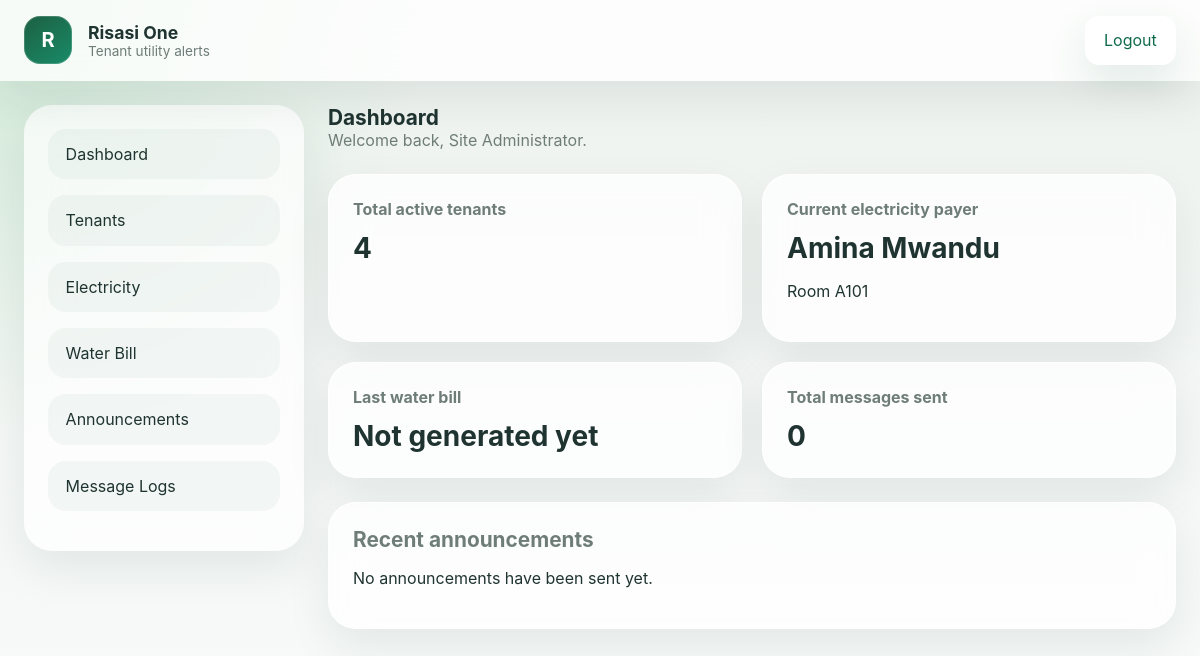
The app's page /dashboard.php (signed in) with its own data.
### tables this page shows
CREATE TABLE electricity_rotation (
    id INT UNSIGNED AUTO_INCREMENT PRIMARY KEY,
    current_tenant_id INT UNSIGNED,
    updated_at TIMESTAMP DEFAULT CURRENT_TIMESTAMP ON UPDATE CURRENT_TIMESTAMP,
    FOREIGN KEY (current_tenant_id) REFERENCES tenants(id) ON DELETE SET NULL
);

CREATE TABLE tenants (
    id INT UNSIGNED AUTO_INCREMENT PRIMARY KEY,
    full_name VARCHAR(120) NOT NULL,
    phone_number VARCHAR(50) NOT NULL,
    room_number VARCHAR(50) NOT NULL,
    contact_type ENUM('WhatsApp','SMS/USSD') NOT NULL DEFAULT 'WhatsApp',
    status ENUM('active','inactive') NOT NULL DEFAULT 'active',
    created_at TIMESTAMP DEFAULT CURRENT_TIMESTAMP
);

### includes/auth.php (called while the page is built, shortened)
<?php
function e($value) {
    return htmlspecialchars($value, ENT_QUOTES, 'UTF-8');
}

### dashboard.php (the view, shortened to what this page needs)
<?php
require_once 'includes/auth.php';
require_once 'config/database.php';
$totalTenants = $pdo->query("SELECT COUNT(*) FROM tenants WHERE status = 'active'")->fetchColumn();
$totalMessages = $pdo->query('SELECT COUNT(*) FROM message_logs')->fetchColumn();
$electricityStmt = $pdo->query('SELECT er.current_tenant_id, t.full_name, t.room_number, t.phone_number, t.contact_type FROM electricity_rotation er LEFT JOIN tenants t ON er.current_tenant_id = t.id');
$currentElectricity = $electricityStmt->fetch();
$lastWater = $pdo->query('SELECT * FROM water_bills ORDER BY created_at DESC LIMIT 1')->fetch();
$announcements = $pdo->query('SELECT * FROM announcements ORDER BY created_at DESC LIMIT 5')->fetchAll();
?>
<?php include 'includes/header.php'; ?>
<?php include 'includes/sidebar.php'; ?>
<main class="content">
    <div class="section-header">
        <div>
            <h2>Dashboard</h2>
            <p>Welcome back, <?php echo e($_SESSION['admin_name']); ?>.</p>
        </div>
    </div>
    <div class="card-grid">
        <div class="card">
            <h2>Total active tenants</h2>
            <strong><?php echo e($totalTenants); ?></strong>
        </div>
        <div class="card">
            <h2>Current electricity payer</h2>
            <strong><?php echo $currentElectricity && $currentElectricity['full_name'] ? e($currentElectricity['full_name']) : 'No active tenant'; ?></strong>
            <?php if ($currentElectricity && $currentElectricity['room_number']): ?>
                <p>Room <?php echo e($currentElectricity['room_number']); ?></p>
            <?php endif; ?>
        </div>
        <div class="card">
            <h2>Last water bill</h2>
            <?php if ($lastWater): ?>
                <strong><?php echo e($lastWater['bill_month']); ?> - TSh <?php echo number_format($lastWater['total_amount'], 0, '.', ','); ?></strong>
            <?php else: ?>
                <strong>Not generated yet</strong>
            <?php endif; ?>
        </div>
        <div class="card">
            <h2>Total messages sent</h2>
            <strong><?php echo e($totalMessages); ?></strong>
        </div>
    </div>
    <div class="card">
        <div class="section-header">
            <h2>Recent announcements</h2>
        </div>
        <?php if (count($announcements) > 0): ?>
            <div class="table-wrap">
                <table class="table">
                    <thead>
                        <tr>
                            <th>Title</th>
                            <th>Message</th>
                            <th>Date</th>
                        </tr>
                    </thead>
                    <tbody>
                        <?php foreach ($announcements as $announcement): ?>
                            <tr>
                                <td><?php echo e($announcement['title']); ?></td>
                                <td><?php echo e($announcement['message']); ?></td>
                                <td><?php echo e($announcement['created_at']); ?></td>
                            </tr>
                        <?php endforeach; ?>
                    </tbody>
                </table>
            </div>
        <?php else: ?>
            <p>No announcements have been sent yet.</p>
        <?php endif; ?>
    </div>
</main>
<?php include 'includes/footer.php'; ?>

### assets/css/style.css (style rules this page uses)
:root { --bg: #eef2ef; --surface: #f8fbfa; --surface-strong: #ffffff; --text: #1f3430; --muted: #6f7d78; --green: #0f6b4a; --soft-green: #88c89f; --accent: #f4c451; --shadow: 0 18px 45px rgba(16, 42, 34, 0.08); }
* { box-sizing: border-box; }
html, body { margin: 0; padding: 0; min-height: 100%; font-family: Inter, system-ui, -apple-system, BlinkMacSystemFont, "Segoe UI", sans-serif; background: radial-gradient( circle at top left, rgba(166, 222, 181, 0.42), transparent 30% ), linear-gradient(180deg, #eef2ef 0%, #f8fbfa 100%); color: var(--text); }
.content { display: flex; flex-direction: column; gap: 1.5rem; }
.card-grid { display: grid; gap: 1.25rem; grid-template-columns: repeat(2, minmax(0, 1fr)); }
.card { background: rgba(255, 255, 255, 0.75); border-radius: 28px; border: 1px solid rgba(255, 255, 255, 0.9); box-shadow: var(--shadow); padding: 1.5rem; backdrop-filter: blur(18px); }
.card h2 { margin: 0 0 0.75rem; font-size: 1rem; color: var(--muted); }
.card strong { font-size: 1.75rem; display: block; margin-top: 0.5rem; }
.section-header { display: flex; flex-wrap: wrap; align-items: flex-end; justify-content: space-between; gap: 1rem; }
.section-header h2 { margin: 0; font-size: 1.3rem; }
.section-header p { margin: 0; color: var(--muted); }

### records on screen
electricity_rotation: current_tenant.full_name "Amina Mwandu", current_tenant.room_number "A101"

### other values on screen
$_SESSION['admin_name'] "Site Administrator"
$totalTenants "4"
$totalMessages "0"
